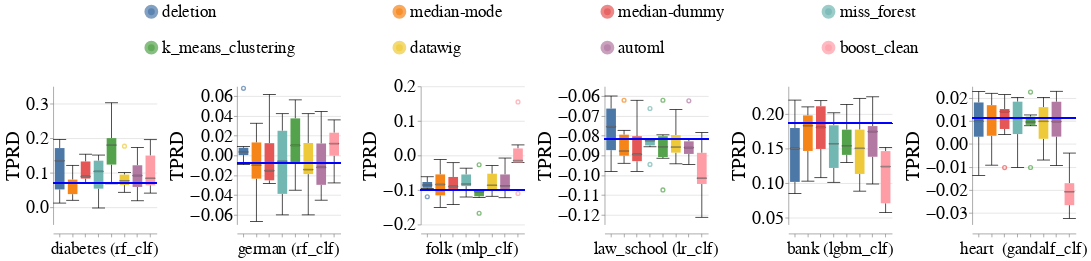

Notebook code cell kept with this figure:
### Code cell
create_box_plots_for_diff_imputers_and_datasets(train_injection_scenario='mixed_exp',
                                                test_injection_scenario='MCAR1 & MAR1 & MNAR1',
                                                dataset_to_group=DATASETS_SENSITIVE_ATTRS,
                                                metric_name='Equalized_Odds_TPR',
                                                db_client=db_client)

### Figure 1 — Vega-Lite specification as saved in the notebook (floating-point values rounded to 4 significant figures; data arrays with more than 128 entries replaced by an {"elided": "..."} marker saying what was removed)
{"config": {"view": {"continuousWidth": 400, "continuousHeight": 300, "stroke": null}, "axis": {"labelFontSize": 26, "labelFontWeight": "normal", "titleFontSize": 28, "titleFontWeight": "normal"}, "facet": {"spacing": 15}, "header": {"labelFontSize": 24, "labelOrient": "bottom", "labelPadding": 5, "titleFontSize": 28}, "legend": {"columns": 4, "direction": "horizontal", "labelFontSize": 24, "labelLimit": 400, "orient": "top", "symbolOffset": 130, "symbolStrokeWidth": 10, "titleAnchor": "middle", "titleFontSize": 26, "titleLimit": 300}, "title": {"fontSize": 28}}, "data": {"name": "data-bed97dfabbb0a50d18e03733fdfa94b9"}, "facet": {"column": {"field": "Dataset_Name_With_Model_Name", "sort": {"field": "Dataset_Sequence_Number", "order": "ascending"}, "title": null, "type": "nominal"}}, "spec": {"layer": [{"mark": {"type": "boxplot", "median": {"stroke": "black", "strokeWidth": 0.7}, "ticks": true}, "encoding": {"color": {"field": "Null_Imputer_Name", "sort": ["deletion", "median-mode", "median-dummy", "miss_forest", "k_means_clustering", "datawig", "automl", "boost_clean"], "title": null, "type": "nominal"}, "x": {"axis": {"labels": false}, "field": "Null_Imputer_Name", "sort": ["deletion", "median-mode", "median-dummy", "miss_forest", "k_means_clustering", "datawig", "automl", "boost_clean"], "title": null, "type": "nominal"}, "y": {"field": "Metric_Value", "scale": {"zero": false}, "title": "TPRD", "type": "quantitative"}}}, {"mark": "rule", "encoding": {"color": {"value": "blue"}, "size": {"value": 2}, "y": {"field": "Baseline_Median", "type": "quantitative"}}}], "height": 200, "width": 150}, "resolve": {"scale": {"y": "independent"}}, "$schema": "https://vega.github.io/schema/vega-lite/v4.17.0.json", "datasets": {"data-bed97dfabbb0a50d18e03733fdfa94b9": {"elided": "288 records"}}}
